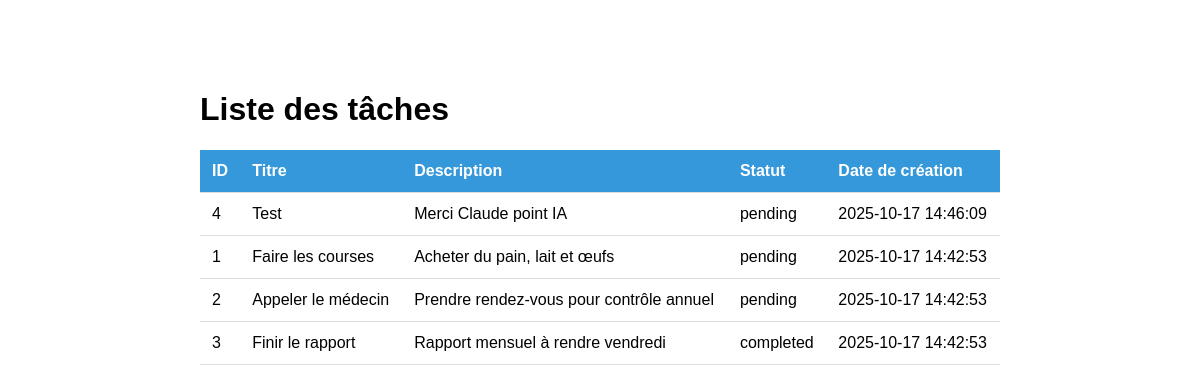
The page / on the database its author committed.
### tables this page shows
CREATE TABLE IF NOT EXISTS `tasks` (
  `id` int NOT NULL AUTO_INCREMENT,
  `title` varchar(255) NOT NULL,
  `description` text,
  `status` enum('pending','completed') DEFAULT 'pending',
  `created_at` timestamp NULL DEFAULT CURRENT_TIMESTAMP,
  PRIMARY KEY (`id`)
);

### index.php (the view, shortened to what this page needs)
<?php
require_once 'config.php';
$tasks = $conn->query("SELECT * FROM tasks ORDER BY created_at DESC")->fetchAll(PDO::FETCH_ASSOC);
?>
<!DOCTYPE html>
<html lang="fr">
<head>
</head>
<body>
    <h1>Liste des tâches</h1>
    <?php if (empty($tasks)): ?>
        <p>Aucune tâche trouvée.</p>
    <?php else: ?>
        <table>
            <thead>
                <tr>
                    <th>ID</th>
                    <th>Titre</th>
                    <th>Description</th>
                    <th>Statut</th>
                    <th>Date de création</th>
                </tr>
            </thead>
            <tbody>
                <?php foreach ($tasks as $task): ?>
                    <tr>
                        <td><?php echo htmlspecialchars($task['id']); ?></td>
                        <td><?php echo htmlspecialchars($task['title']); ?></td>
                        <td><?php echo htmlspecialchars($task['description']); ?></td>
                        <td><?php echo htmlspecialchars($task['status']); ?></td>
                        <td><?php echo htmlspecialchars($task['created_at']); ?></td>
                    </tr>
                <?php endforeach; ?>
            </tbody>
        </table>
    <?php endif; ?>
</body>
</html>

### index.php (style rules this page uses)
body { font-family: Arial, sans-serif; max-width: 800px; margin: 50px auto; padding: 20px; }
table { width: 100%; border-collapse: collapse; }
th, td { padding: 12px; text-align: left; border-bottom: 1px solid #ddd; }
th { background-color: #3498db; color: white; }

### rows shown on the page
tasks: id "4", title "Test", description "Merci Claude point IA", status "pending", created_at "2025-10-17 14:46:09"
tasks: id "1", title "Faire les courses", description "Acheter du pain, lait et œufs", status "pending", created_at "2025-10-17 14:42:53"
tasks: id "2", title "Appeler le médecin", description "Prendre rendez-vous pour contrôle annuel", status "pending", created_at "2025-10-17 14:42:53"
tasks: id "3", title "Finir le rapport", description "Rapport mensuel à rendre vendredi", status "completed", created_at "2025-10-17 14:42:53"
